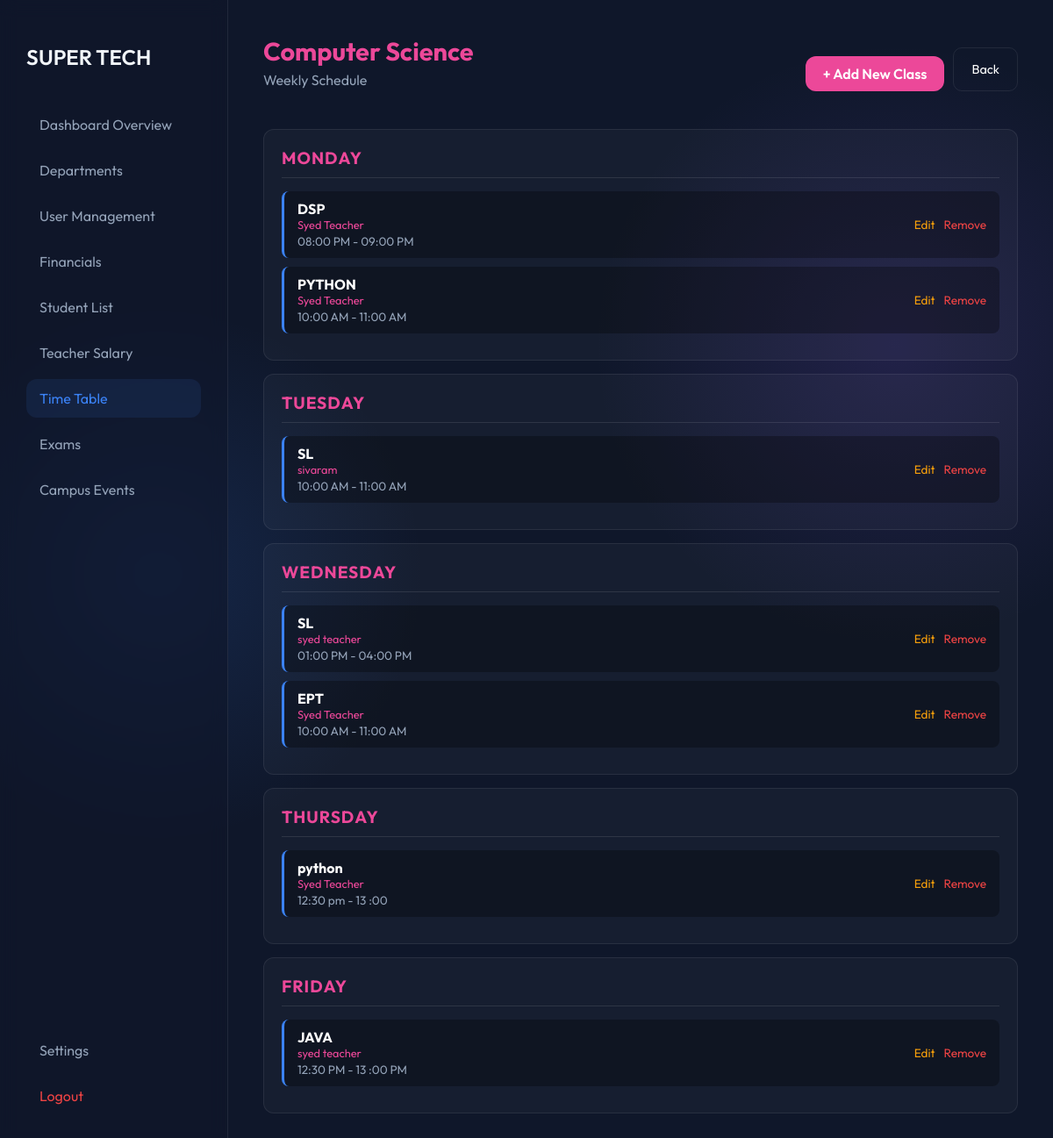
The app's page /timetable.php?dept_id=1 (signed in) with its own data.
### tables this page shows
CREATE TABLE `departments` (
  `id` int(11) NOT NULL,
  `name` varchar(100) NOT NULL,
  `fees` decimal(10,2) DEFAULT 0.00
);

CREATE TABLE `timetable` (
  `id` int(11) NOT NULL,
  `dept_id` int(11) NOT NULL,
  `day` varchar(20) NOT NULL,
  `time_slot` varchar(50) NOT NULL,
  `subject` varchar(100) NOT NULL,
  `teacher_id` int(11) NOT NULL
);

CREATE TABLE `users` (
  `id` int(11) NOT NULL,
  `name` varchar(100) NOT NULL,
  `email` varchar(100) NOT NULL,
  `password` varchar(255) NOT NULL,
  `role` enum('admin','teacher','student') NOT NULL,
  `dept_id` int(11) DEFAULT NULL,
  `salary` decimal(10,2) DEFAULT 0.00,
  `fees_due` decimal(10,2) DEFAULT 0.00,
  `phone` varchar(20) DEFAULT NULL,
  `designation` varchar(100) DEFAULT 'Student',
  `profile_pic` varchar(255) DEFAULT NULL
);

### timetable.php (the view, shortened to what this page needs)
<?php
include 'db.php';
$selected_dept_id = isset($_GET['dept_id']) ? $_GET['dept_id'] : null;
$dept_name = "";
if ($selected_dept_id) {
    $d_query = $conn->query("SELECT name FROM departments WHERE id = $selected_dept_id");
    if ($d_query->num_rows > 0) {
        $dept_name = $d_query->fetch_assoc()['name'];
    } else {
        header("Location: timetable.php");
        exit();
    }
}
?>
<!DOCTYPE html>
<html>
<head>
    <link rel="stylesheet" href="style.css">
</head>
<body>
    <div class="dashboard-container">
        <div class="sidebar">
            <h2 style="margin-bottom: 40px; font-weight: 600;">SUPER TECH</h2>
            <nav>
                <a href="admin_dashboard.php" class="nav-item">Dashboard Overview</a>
                <a href="departments.php" class="nav-item">Departments</a>
                <a href="user_management.php" class="nav-item">User Management</a>
                <a href="financials.php" class="nav-item">Financials</a>
                <a href="student_list.php" class="nav-item">Student List</a>
                <a href="teacher_salary.php" class="nav-item">Teacher Salary</a>
                <a href="timetable.php" class="nav-item active">Time Table</a>
                <a href="exams.php" class="nav-item">Exams</a>
                <a href="admin_events.php" class="nav-item">Campus Events</a>
            </nav>
            <div style="margin-top: auto;">
            	<a href="settings.php" class="nav-item">Settings</a>
                <a href="logout.php" class="nav-item" style="color: #ef4444;">Logout</a>
            </div>
        </div>
        <div class="main-area">
            <?php if (!$selected_dept_id): ?>
                <div style="margin-bottom: 30px;">
                    <h1 style="margin: 0; font-size: 1.8rem;">Department Timetables</h1>
                    <p style="color: var(--text-muted); margin-top: 5px;">Select a department to view or edit schedule.</p>
                </div>
                <div style="display: grid; grid-template-columns: repeat(auto-fill, minmax(250px, 1fr)); gap: 20px;">
                    <?php
                    $sql = "SELECT * FROM departments";
                    $result = $conn->query($sql);
                    if ($result->num_rows > 0) {
                        while($row = $result->fetch_assoc()) {
                            echo "<a href='timetable.php?dept_id={$row['id']}' class='dept-card'>
                                    <div class='dept-icon'>📅</div>
                                    <h3 style='margin: 0; font-size: 1.2rem;'>{$row['name']}</h3>
                                    <div style='color:var(--text-muted); margin-top:5px; font-size:0.9rem;'>View Schedule →</div>
                                  </a>";
                        }
                    } else {
                        echo "<p style='color:var(--text-muted);'>No departments found.</p>";
                    }
                    ?>
                </div>
            <?php else: ?>
                <div style="display: flex; justify-content: space-between; align-items: center; margin-bottom: 30px;">
                    <div>
                        <h1 style="margin: 0; font-size: 1.8rem; color: #ec4899;"><?php echo $dept_name; ?></h1>
                        <p style="color: var(--text-muted); margin-top: 5px;">Weekly Schedule</p>
                    </div>
                    <div style="display: flex; gap: 10px;">
                         <a href="edit_timetable.php?dept_id=<?php echo $selected_dept_id; ?>" class="btn-tech" style="text-decoration: none; padding: 10px 20px; background: #ec4899;">
                            + Add New Class
                        </a>
                        <a href="timetable.php" style="padding: 10px 20px; border: 1px solid var(--glass-border); border-radius: 10px; color: white; text-decoration: none; font-size: 0.9rem; display:flex; align-items:center;">
                            Back
                        </a>
                    </div>
                </div>
                <div class="tt-grid">
                    <?php
                    $days = ['Monday', 'Tuesday', 'Wednesday', 'Thursday', 'Friday'];
                    foreach($days as $day) {
                        echo "<div class='day-row'>
                                <div class='day-header'>
                                    $day
                                </div>";
                        $sql = "SELECT timetable.*, users.name as teacher_name
                                FROM timetable
                                LEFT JOIN users ON timetable.teacher_id = users.id
                                WHERE timetable.dept_id=$selected_dept_id AND day='$day'
                                ORDER BY time_slot";
                        $res = $conn->query($sql);
                        if($res->num_rows > 0) {
                            while($t = $res->fetch_assoc()) {
                                $teacher_display = $t['teacher_name'] ? $t['teacher_name'] : "No Teacher Assigned";
                                echo "<div class='class-card'>
                                        <div>
                                            <div style='font-weight:bold; color:white;'>{$t['subject']}</div>
                                            <div style='font-size:0.8rem; color:#ec4899; margin-bottom:2px;'>$teacher_display</div>
                                            <div style='font-size:0.85rem; color:var(--text-muted);'>{$t['time_slot']}</div>
                                        </div>
                                        <div style='display:flex; gap:10px;'>
                                            <a href='edit_timetable.php?edit_id={$t['id']}&dept_id=$selected_dept_id' style='color:#f59e0b; text-decoration:none; font-size:0.85rem;'>Edit</a>
                                            <a href='timetable.php?delete_id={$t['id']}&dept_id=$selected_dept_id' style='color:#ef4444; text-decoration:none; font-size:0.85rem;' onclick='return confirm(\"Remove this class?\")'>Remove</a>
                                        </div>
                                      </div>";
                            }
                        } else {
                            echo "<div style='color:var(--text-muted); font-size:0.9rem; font-style:italic;'>No classes scheduled.</div>";
                        }
                        echo "</div>";
                    }
                    ?>
                </div>
            <?php endif; ?>
        </div>
    </div>
</body>
</html>

### style.css (style rules this page uses)
:root { --bg-deep: #0f172a; --accent-glow: #3b82f6; --accent-secondary: #8b5cf6; --text-main: #f1f5f9; --text-muted: #94a3b8; --glass-bg: rgba(255, 255, 255, 0.03); --glass-border: rgba(255, 255, 255, 0.08); --input-bg: rgba(0, 0, 0, 0.2); }
* { box-sizing: border-box; }
body { font-family: 'Outfit', sans-serif; margin: 0; background-color: var(--bg-deep); background-image: radial-gradient(circle at 15% 50%, rgba(59, 130, 246, 0.15), transparent 25%), radial-gradient(circle at 85% 30%, rgba(139, 92, 246, 0.15), transparent 25%); color: var(--text-main); height: 100vh; overflow: hidden; }
.btn-tech { width: 100%; padding: 14px; margin-top: 10px; background: linear-gradient(135deg, var(--accent-glow), var(--accent-secondary)); color: white; border: none; border-radius: 12px; font-size: 1rem; font-weight: 600; cursor: pointer; transition: transform 0.2s, box-shadow 0.2s; }
.dashboard-container { display: flex; height: 100vh; }
.sidebar { width: 260px; background: rgba(15, 23, 42, 0.6); backdrop-filter: blur(10px); border-right: 1px solid var(--glass-border); padding: 30px; display: flex; flex-direction: column; }
.nav-item { display: flex; align-items: center; padding: 12px 15px; color: var(--text-muted); text-decoration: none; border-radius: 12px; margin-bottom: 8px; transition: 0.3s; }
.nav-item:hover, .nav-item.active { background: rgba(59, 130, 246, 0.1); color: var(--accent-glow); }
.main-area { flex: 1; padding: 40px; overflow-y: auto; }

### timetable.php (style rules this page uses)
.tt-grid { display: grid; gap: 15px; }
.day-row { background: rgba(255, 255, 255, 0.03); border: 1px solid var(--glass-border); border-radius: 12px; padding: 20px; }
.day-header { font-size: 1.2rem; color: #ec4899; margin-bottom: 15px; font-weight: bold; text-transform: uppercase; letter-spacing: 1px; border-bottom: 1px solid rgba(255,255,255,0.1); padding-bottom: 10px; display: flex; justify-content: space-between; }
.class-card { background: rgba(0,0,0,0.3); padding: 10px 15px; border-radius: 8px; margin-bottom: 10px; display: flex; justify-content: space-between; align-items: center; border-left: 3px solid var(--accent-glow); }

### records on screen
departments: name "Computer Science"
timetable: subject "DSP", teacher.name "Syed Teacher", time_slot "08:00 PM - 09:00 PM"
timetable: subject "PYTHON", teacher.name "Syed Teacher", time_slot "10:00 AM - 11:00 AM"
timetable: subject "SL", teacher.name "sivaram", time_slot "10:00 AM - 11:00 AM"
timetable: subject "SL", teacher.name "syed teacher", time_slot "01:00 PM - 04:00 PM"
timetable: subject "EPT", teacher.name "Syed Teacher", time_slot "10:00 AM - 11:00 AM"
timetable: subject "python", teacher.name "Syed Teacher", time_slot "12:30 pm - 13 :00"
timetable: subject "JAVA", teacher.name "syed teacher", time_slot "12:30 PM - 13 :00 PM"

### other values on screen
$day "MONDAY"
$day "TUESDAY"
$day "WEDNESDAY"
$day "THURSDAY"
$day "FRIDAY"
